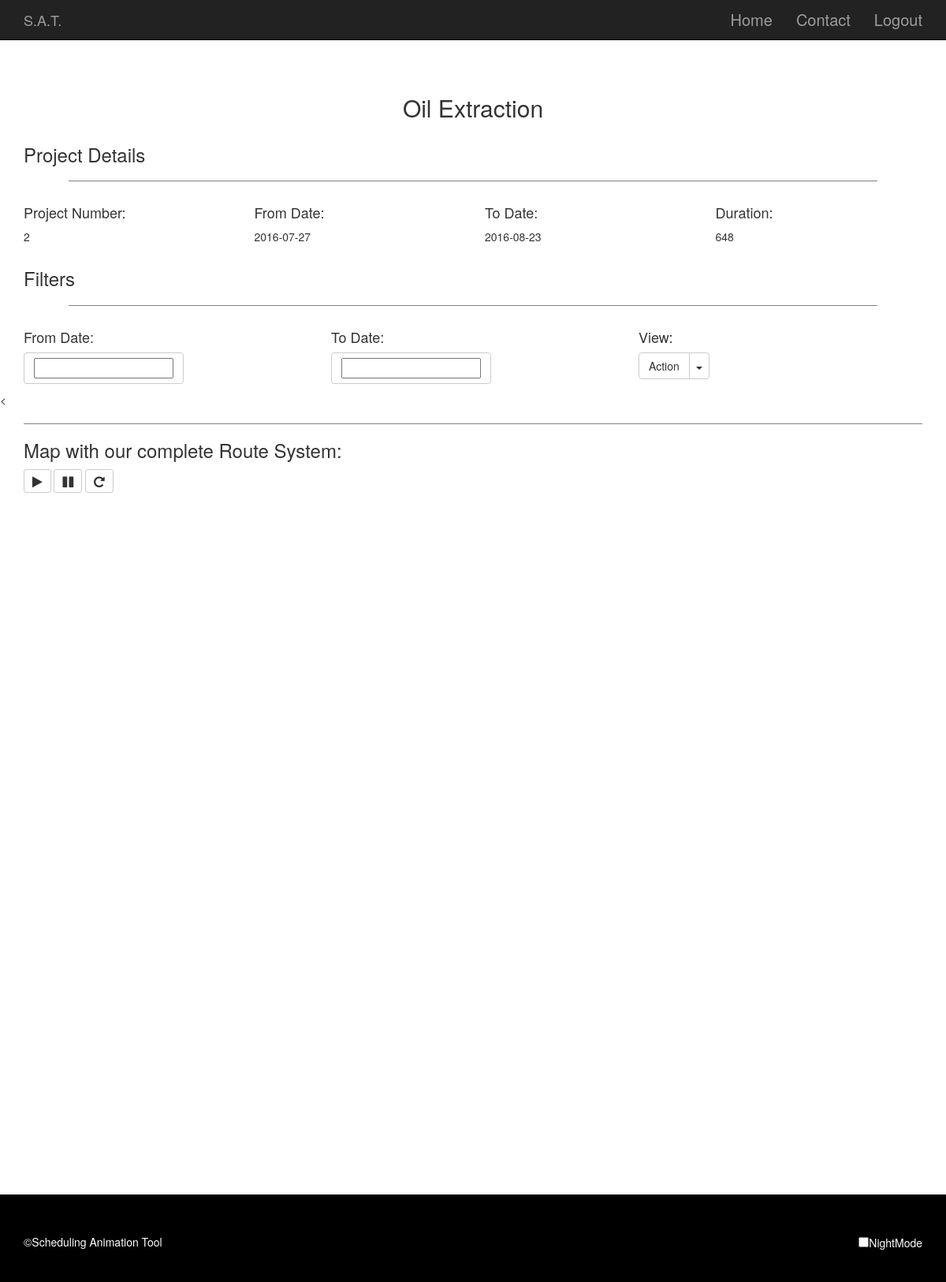
The app's page /lastpage.php?id=2 with its own data.
### tables this page shows
CREATE TABLE `project` (
  `id` int(11) NOT NULL,
  `model_reference` varchar(30) DEFAULT NULL,
  `start_date` date NOT NULL,
  `end_date` date NOT NULL
);

### lastpage.php (the view, shortened to what this page needs)
<?php
require 'connect.php';
$id = $_GET['id'];
?>
<!DOCTYPE html>
<html>
<head>
    <link href="css/bootstrap.min.css" rel="stylesheet"></link>
    <link href="css/AnimatingSymbols.css" rel="stylesheet"></link>
    <link rel="stylesheet" href="font-awesome-4.5.0/css/font-awesome.min.css">
    <link rel="stylesheet" href="https://ajax.googleapis.com/ajax/libs/jqueryui/1.11.4/themes/smoothness/jquery-ui.css">
</head>
<body data-spy="scroll" data-target=".navbar" data-offset="50">
    <div class="navbar navbar-inverse navbar-fixed-top">
        <div class="container">
          <div class="navbar-header">
          <a class="navbar-brand" href="#">S.A.T.</a>
      </div>
      <div id="navbar" class="collapse navbar-collapse">
        <ul class="nav navbar-nav navbar-right">
          <li><a href="#">Home</a></li>
          <li><a href="#">Contact</a></li>
          <li><a href="#">Logout</a></li>
      </ul>
  </div>
</div>
</div>
<div class="container">
    <div class="headingAndDescription">
    <?php
    $result = mysqli_query($bd,"SELECT model_reference FROM project WHERE id=".$id);
    $locations = array();
    while($row = mysqli_fetch_array($result)) {
        array_push($locations, $row);
        echo "<h2>" . $locations[0][0] . "</h2>";
    }
    ?>
  </div>
</div>
<div class="container">
  <h3>Project Details</h3>
  <hr class="hrStyle"></hr>
  <div class="row" id="row1">
    <div class="col-md-3">
      <h4>Project Number:</h4>
      <?php
        $result = mysqli_query($bd,"SELECT id FROM project WHERE id=".$id);
        $locations = array();
        while($row = mysqli_fetch_array($result)) {
         array_push($locations, $row);
           echo "<p>" . $locations[0][0] . "</p>";
         }
     ?>
  </div>
  <div class="col-md-3">
      <h4>From Date:</h4>
      <?php
        $result = mysqli_query($bd,"SELECT start_date FROM project WHERE id=".$id);
        $locations = array();
        while($row = mysqli_fetch_array($result)) {
         array_push($locations, $row);
           echo "<p>" . $locations[0][0] . "</p>";
           $start_date=strtotime($locations[0][0]);
         }
     ?>
  </div>
  <div class="col-md-3">
      <h4>To Date:</h4>
      <?php
        $result = mysqli_query($bd,"SELECT end_date FROM project WHERE id=".$id);
        $locations = array();
        while($row = mysqli_fetch_array($result)) {
         array_push($locations, $row);
           echo "<p>" . $locations[0][0] . "</p>";
           $end_date=strtotime($locations[0][0]);
         }
     ?>
  </div>
  <div class="col-md-3">
      <h4>Duration:</h4>
      <?php
      $interval = $end_date - $start_date;
      echo "<p>" . $interval/3600 . "</p>";
     ?>
  </div>
</div>
</div>
<div class="container">
    <h3>Filters</h3>
    <hr class="hrStyle"></hr>
    <div class="row" id="row2">
        <div class="col-md-4">
          <h4>From Date:</h4>
          <p><a class="btn btn-default" href="#" role="button"><input id="datepickerFrom"></input></a></p>
      </div>
      <div class="col-md-4">
          <h4>To Date:</h4>
          <p><a class="btn btn-default" href="#" role="button"><input id="datepickerTo"></input></a></p>
      </div>
      <div class="col-md-4">
          <h4>View:</h4>
          <div class="btn-group">
              <button type="button" class="btn btn-default">Action</button>
              <button type="button" class="btn btn-default dropdown-toggle" data-toggle="dropdown" aria-haspopup="true" aria-expanded="false">
                <span class="caret"></span>
            </button>
        </div>
    </div>
</div>
</div>
<<div class="container">
      <hr class="hrRow" id="lineHr3"></hr>
      <h3>Map with our complete Route System:</h3>
      <a class="btn btn-default btn-sm play" alt="Play" title="Play">
      <i class="fa fa-play fa-lg" aria-hidden="true"></i></a>
      <a class="btn btn-default btn-sm pause" alt="Pause" title="Pause">
      <i class="fa fa-pause fa-lg" aria-hidden="true"></i></a>
      <a class="btn btn-default btn-sm reset" alt="Restart" title="Restart">
      <i class="fa fa-repeat fa-lg" aria-hidden="true"></i></a>
    </div>
    <div class="container" id="map"></div>
    <footer>
      <div class="container" id="bottom">
        <p style="display:inline-block;">&copy;Scheduling Animation Tool</p>
        <p style="display:inline-block; float:right;"><input type="checkbox" id="nightMode">NightMode</p>
      </div>
</footer>
</body>
</html>

### css/AnimatingSymbols.css (style rules this page uses)
html, body { height: 100%; width: 100%; margin: 0; padding: 0; }
ul.nav { font-size: 20px; }
.headingAndDescription { margin-top: 120px; text-align: center; }
.hrStyle { width: 90%; border-color: gray; }
.hrRow { width: 100%; border-color: gray; }
#map { height: 100%; margin-top: 40px; }
footer { background-color: black; padding-top: 50px; padding-bottom: 30px; position:relative; color: white; margin-top: 50px; }

### records on screen
project: model_reference "Oil Extraction", id "2", start_date "2016-07-27", end_date "2016-08-23", $interval/3600 "648"
